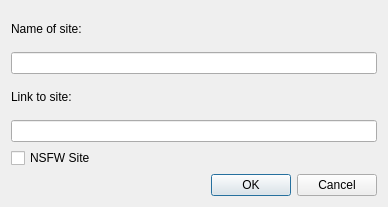
<?xml version="1.0" encoding="UTF-8"?>
<ui version="4.0">
 <class>databaseInsertion</class>
 <widget class="QDialog" name="databaseInsertion">
  <property name="geometry">
   <rect>
    <x>0</x>
    <y>0</y>
    <width>388</width>
    <height>207</height>
   </rect>
  </property>
  <property name="windowTitle">
   <string>New Site</string>
  </property>
  <layout class="QVBoxLayout" name="verticalLayout">
   <item>
    <widget class="QLabel" name="label">
     <property name="text">
      <string>Name of site:</string>
     </property>
    </widget>
   </item>
   <item>
    <widget class="QLineEdit" name="nameOfSite">
     <property name="toolTip">
      <string>Name of the site to be added.</string>
     </property>
    </widget>
   </item>
   <item>
    <widget class="QLabel" name="label_2">
     <property name="text">
      <string>Link to site:</string>
     </property>
    </widget>
   </item>
   <item>
    <widget class="QLineEdit" name="linkToSite">
     <property name="toolTip">
      <string>Link to the Website (e.g. https://example.com/{}) The {} is where the username would be.</string>
     </property>
    </widget>
   </item>
   <item>
    <widget class="QCheckBox" name="siteIsNSFW">
     <property name="toolTip">
      <string>Check this if the site is for Adult audiences.</string>
     </property>
     <property name="text">
      <string>NSFW Site</string>
     </property>
    </widget>
   </item>
   <item>
    <widget class="QDialogButtonBox" name="buttonBox">
     <property name="toolTip">
      <string/>
     </property>
     <property name="orientation">
      <enum>Qt::Horizontal</enum>
     </property>
     <property name="standardButtons">
      <set>QDialogButtonBox::Cancel|QDialogButtonBox::Ok</set>
     </property>
    </widget>
   </item>
  </layout>
 </widget>
 <resources/>
 <connections>
  <connection>
   <sender>buttonBox</sender>
   <signal>accepted()</signal>
   <receiver>databaseInsertion</receiver>
   <slot>accept()</slot>
   <hints>
    <hint type="sourcelabel">
     <x>248</x>
     <y>254</y>
    </hint>
    <hint type="destinationlabel">
     <x>157</x>
     <y>274</y>
    </hint>
   </hints>
  </connection>
  <connection>
   <sender>buttonBox</sender>
   <signal>rejected()</signal>
   <receiver>databaseInsertion</receiver>
   <slot>reject()</slot>
   <hints>
    <hint type="sourcelabel">
     <x>316</x>
     <y>260</y>
    </hint>
    <hint type="destinationlabel">
     <x>286</x>
     <y>274</y>
    </hint>
   </hints>
  </connection>
 </connections>
</ui>
